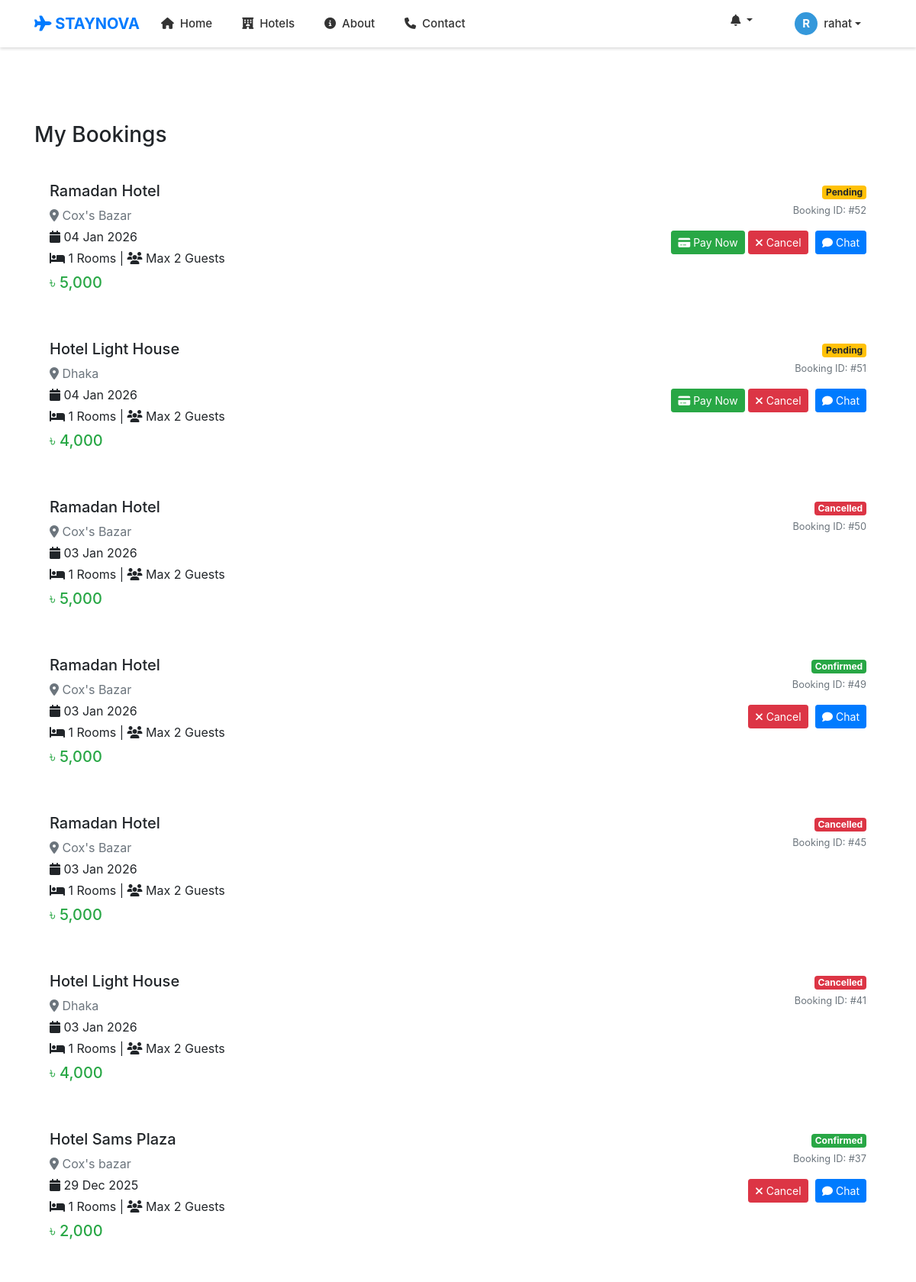
The app's page /user/my_booking.php (signed in), older data.
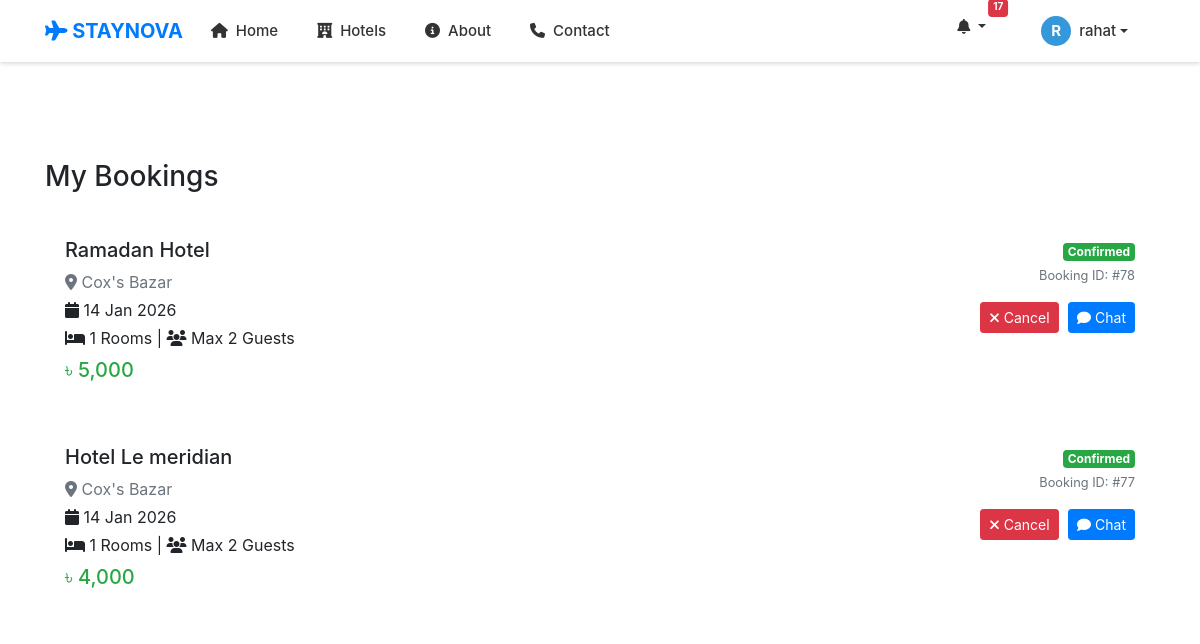
The same page, newer data.
### tables this page shows
CREATE TABLE `bookings` (
  `id` int(11) NOT NULL,
  `user_id` int(11) DEFAULT NULL,
  `owner_id` int(11) NOT NULL,
  `hotel_name` varchar(200) DEFAULT NULL,
  `location` varchar(200) DEFAULT NULL,
  `price` int(11) DEFAULT NULL,
  `booking_date` date DEFAULT NULL,
  `status` varchar(50) DEFAULT 'Confirmed',
  `hotel_id` int(11) DEFAULT NULL
);

CREATE TABLE `hotels` (
  `id` int(11) NOT NULL,
  `hotel_name` varchar(200) DEFAULT NULL,
  `location` varchar(200) DEFAULT NULL,
  `price` int(11) DEFAULT NULL,
  `description` text DEFAULT NULL,
  `image` varchar(255) DEFAULT NULL,
  `status` enum('pending','approved','off','rejected') DEFAULT 'pending',
  `owner_id` int(11) DEFAULT NULL,
  `rooms` int(11) DEFAULT 1,
  `capacity` int(11) DEFAULT 2
);

### user/my_booking.php (the view, shortened to what the changed rows need)
<?php
include "../db_connect.php";
$user_id = (int)$_SESSION['user_id'];
$sql = "SELECT
    b.*,
    h.location,
    h.rooms,
    h.capacity,
    h.owner_id
FROM bookings b
LEFT JOIN hotels h ON b.hotel_id = h.id
WHERE b.user_id = $user_id
ORDER BY b.id DESC";
$result = mysqli_query($conn, $sql);
?>
<!DOCTYPE html>
<html>
<head>
    <link rel="stylesheet" href="https://cdnjs.cloudflare.com/ajax/libs/font-awesome/6.4.0/css/all.min.css">
    <link rel="stylesheet" href="https://stackpath.bootstrapcdn.com/bootstrap/4.5.2/css/bootstrap.min.css">
    <link rel="stylesheet" href="../style.css">
    <?php include "../header.php"; ?>
</head>
<body>
<?php include "../header.php"; ?>
<div class="container">
    <?php if (mysqli_num_rows($result) > 0): ?>
        <?php while ($booking = mysqli_fetch_assoc($result)): ?>
            <div class="booking-card">
                <div class="row">
                    <div class="col-md-8">
                        <h5><?php echo htmlspecialchars($booking['hotel_name']); ?></h5>
                        <p class="text-muted mb-1">
                            <i class="fas fa-map-marker-alt"></i>
                            <?php echo htmlspecialchars($booking['location']); ?>
                        </p>
                        <p class="mb-1">
                            <i class="fas fa-calendar"></i>
                            <?php echo date("d M Y", strtotime($booking['booking_date'])); ?>
                        </p>
                        <p class="mb-1">
                            <i class="fas fa-bed"></i>
                            <?php echo $booking['rooms'] ?? 1; ?> Rooms |
                            <i class="fas fa-users"></i>
                            Max <?php echo $booking['capacity'] ?? 2; ?> Guests
                        </p>
                        <h5 class="text-success mt-2">
                            ৳ <?php echo number_format($booking['price']); ?>
                        </h5>
                    </div>
                    <div class="col-md-4 text-right">
                        <?php
                        $badge = "badge-warning";
                        if ($booking['status'] === 'confirmed') $badge = "badge-success";
                        if ($booking['status'] === 'cancelled') $badge = "badge-danger";
                        ?>
                        <span class="badge <?php echo $badge; ?>">
                            <?php echo ucfirst($booking['status']); ?>
                        </span>
                        <br>
                        <small class="text-muted">Booking ID: #<?php echo $booking['id']; ?></small>
                        <div class="mt-3">
    <?php if ($booking['status'] !== 'cancelled'): ?>
        <?php if($booking['status'] == 'pending'): ?>
            <a href="payment_checkout.php?booking_id=<?php echo $booking['id']; ?>"
               class="btn btn-success btn-sm">
               <i class="fas fa-credit-card"></i> Pay Now
            </a>
        <?php endif; ?>
        <a href="?cancel_id=<?php echo $booking['id']; ?>"
           onclick="return confirm('Cancel this booking?')"
           class="btn btn-danger btn-sm">
            <i class="fas fa-times"></i> Cancel
        </a>
        <?php if(isset($booking['owner_id']) && $booking['owner_id'] > 0): ?>
        <a href="../chat/chat.php?owner_id=<?= $booking['owner_id'] ?>"
           class="btn btn-primary btn-sm btn-chat">
           <i class="fas fa-comment"></i> Chat
        </a>
        <?php endif; ?>
    <?php endif; ?>
</div>
                    </div>
                </div>
            </div>
        <?php endwhile; ?>
    <?php endif; ?>
</div>
</body>
</html>

### header.php (shortened to what the changed rows need)
<?php
include_once "db_connect.php";
$unread_count = 0;
if (isset($_SESSION['user_id'], $_SESSION['role'])) {
    $uid = $_SESSION['user_id'];
    $role = $_SESSION['role'];
    $count_sql = "SELECT COUNT(*) as total FROM notifications
                  WHERE receiver_id = '$uid'
                  AND receiver_role = '$role'
                  AND status = 'unread'";
    $count_result = mysqli_query($conn, $count_sql);
    if ($count_result && mysqli_num_rows($count_result) > 0) {
        $count_data = mysqli_fetch_assoc($count_result);
        $unread_count = (int)$count_data['total'];
    }
}
?>
<link rel="stylesheet" href="https://stackpath.bootstrapcdn.com/bootstrap/4.5.2/css/bootstrap.min.css">
<link rel="stylesheet" href="https://cdnjs.cloudflare.com/ajax/libs/font-awesome/6.4.0/css/all.min.css">
<nav class="navbar navbar-expand-lg navbar-light bg-white shadow-sm fixed-top">
    <div class="container">
        <div class="collapse navbar-collapse" id="navbarNav">
            <ul class="navbar-nav ml-auto">
                <?php if (isset($_SESSION['user_id'])): ?>
                    <li class="nav-item dropdown mr-3">
                        <a class="nav-link dropdown-toggle position-relative" href="#" data-toggle="dropdown">
                            <i class="fas fa-bell"></i>
                            <?php if ($unread_count > 0): ?>
                                <span class="badge badge-danger"
                                      style="position: absolute; top: 0; right: 0; transform: translate(50%, -50%);
                                             font-size: 10px; padding: 2px 5px; min-width: 18px; height: 18px;">
                                    <?php echo $unread_count; ?>
                                </span>
                            <?php endif; ?>
                        </a>
                    </li>
                <?php endif; ?>
            </ul>
        </div>
    </div>
</nav>

Row changes from the older to the newer data that the page shows:
removed bookings: hotel_name "Ramadan Hotel", hotel.location "Cox's Bazar", booking_date "04 Jan 2026", hotel.rooms "1", hotel.capacity "2", price "5,000", status "Pending", id "52"
removed bookings: hotel_name "Hotel Light House", hotel.location "Dhaka", booking_date "04 Jan 2026", hotel.rooms "1", hotel.capacity "2", price "4,000", status "Pending", id "51"
removed bookings: hotel_name "Ramadan Hotel", hotel.location "Cox's Bazar", booking_date "03 Jan 2026", hotel.rooms "1", hotel.capacity "2", price "5,000", status "Cancelled", id "50"
removed bookings: hotel_name "Ramadan Hotel", hotel.location "Cox's Bazar", booking_date "03 Jan 2026", hotel.rooms "1", hotel.capacity "2", price "5,000", status "Confirmed", id "49"
removed bookings: hotel_name "Ramadan Hotel", hotel.location "Cox's Bazar", booking_date "03 Jan 2026", hotel.rooms "1", hotel.capacity "2", price "5,000", status "Cancelled", id "45"
removed bookings: hotel_name "Hotel Light House", hotel.location "Dhaka", booking_date "03 Jan 2026", hotel.rooms "1", hotel.capacity "2", price "4,000", status "Cancelled", id "41"
removed bookings: hotel_name "Hotel Sams Plaza", hotel.location "Cox's bazar", booking_date "29 Dec 2025", hotel.rooms "1", hotel.capacity "2", price "2,000", status "Confirmed", id "37"
added bookings: hotel_name "Ramadan Hotel", hotel.location "Cox's Bazar", booking_date "14 Jan 2026", hotel.rooms "1", hotel.capacity "2", price "5,000", status "Confirmed", id "78"
added bookings: hotel_name "Hotel Le meridian", hotel.location "Cox's Bazar", booking_date "14 Jan 2026", hotel.rooms "1", hotel.capacity "2", price "4,000", status "Confirmed", id "77"
Text that changed along with them:
$unread_count: (not shown) → "17"
